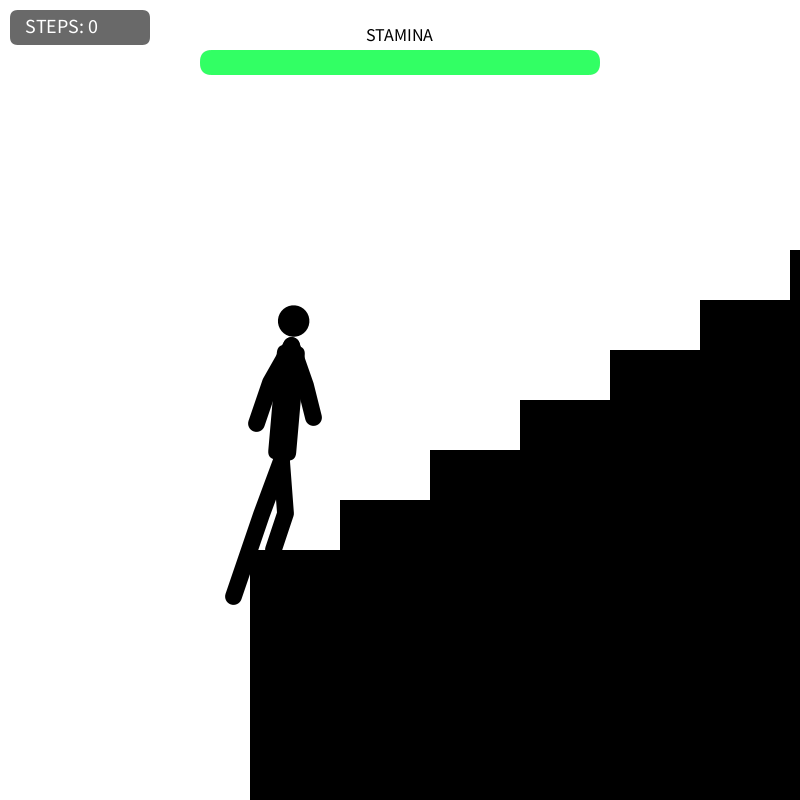
Frame 1 (no input)
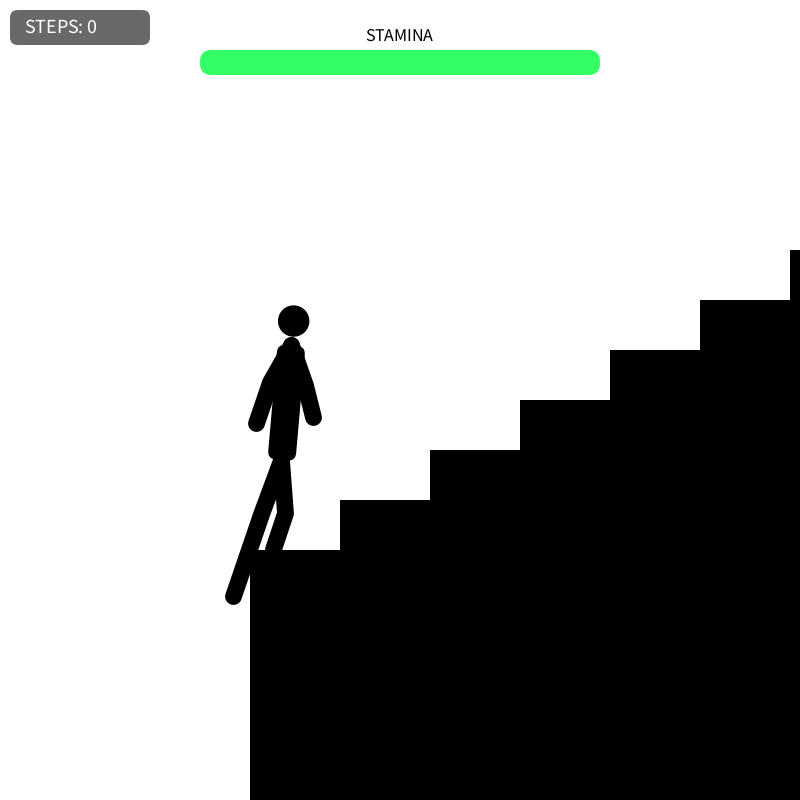
Frame 60 (the mouse pressed at the canvas centre just before this capture)
Frame 120 (the mouse held since frame 60 and released just before this capture): identical to frame 60, image omitted

The Processing sketch that drew these frames (run headless with seeded random() and noise(); from frame 60 on, the mouse is pressed at the canvas centre):

// Processing sketch: sketch______________
// ── sketch______________.pde
// --- グローバル変数 ---
float stamina = 100;
float maxStamina = 100;
int stepCount = 0;
float walkCycle = 0; 

// --- 1. 階段の設定 ---
int numSteps = 20; 
float stepW = 90;  
float stepH = 50;  // 蹴上げを「1」とする
float[] stepsX = new float[numSteps];
float[] stepsY = new float[numSteps];

float offsetX, offsetY;

void setup() {
  size(800, 800); 
  for (int i = 0; i < numSteps; i++) {
    stepsX[i] = i * stepW; 
    stepsY[i] = height - (i * stepH);
  }
  strokeCap(ROUND);
  strokeJoin(ROUND);
}

void draw() {
  background(255); 
  
  // --- 2. 疑似触覚：スピードとスタミナ ---
  float staminaRatio = stamina / maxStamina;
  float fatigue = 1.0 - staminaRatio; // 疲労度 (0.0〜1.0)
  
  float currentWalkSpeed = 0.03 * pow(staminaRatio, 0.6); 
  
  if (keyPressed && keyCode == UP && stamina > 0.1) {
    walkCycle += currentWalkSpeed; 
    stamina = max(stamina - 0.15, 0); 
  } else {
    stamina = min(stamina + 0.3, maxStamina); 
  }
  
  if (stamina < 0.1) currentWalkSpeed = 0;

  // --- 3. 座標計算 ---
  int currentStepIndex = floor(walkCycle); 
  stepCount = currentStepIndex;
  float p = walkCycle - currentStepIndex; 

  float bodyCurve = pow(p, 2.5);
  float playerX = currentStepIndex * stepW + (bodyCurve * stepW);
  float playerY = height - (currentStepIndex * stepH) - (bodyCurve * stepH);
  
  offsetX = width / 2 - playerX - 150;
  offsetY = height / 2 - playerY + 150; 

  pushMatrix();
  translate(offsetX, offsetY); 

  for (int i = 0; i < numSteps * 20; i++) { 
    drawStep(i * stepW, height - (i * stepH));
  }

  // --- 5. 人間の描画（疲労演出を再調整） ---
  drawBalancedFatiguePictogram(playerX, playerY, staminaRatio, p, fatigue);
  
  popMatrix();

  drawUI();
}

void drawStep(float x, float y) {
  noStroke();
  fill(0); 
  rect(x, y, stepW + 1, stepH + 800); 
}

void drawBalancedFatiguePictogram(float x, float y, float ratio, float p, float f) {
  pushMatrix();
  
  // --- パラメーター（1:2:5 比率） ---
  float s = 0.7; 
  float legL = stepH * 2.0;    
  float totalH = stepH * 5.0;  
  float torsoH = totalH - legL; 
  
  float legStretch = 0.4; 
  float bodyXOffset = stepW * 0.35; 
  float bodyYOffset = -legL; 

  // --- 疲労演出の調整エリア ---
  
  // 1. 肩の呼吸：少しゆっくり、幅も小さく (以前の12から6へ)
  float breath = sin(frameCount * 0.15) * 6 * f; 
  
  // 2. 体の沈み込み：重力感はしっかり出す
  float slump = 10 + (f * 35 * s); 
  
  // 3. 全体の揺れ：重心のふらつき
  float wobble = cos(frameCount * 0.08) * 8 * f * s;
  
  translate(x + bodyXOffset + wobble, y + bodyYOffset + slump);
  
  float lean = radians(5); 
  rotate(lean);

  float hipX = 0, hipY = 0; 
  float shoulderX = 0, shoulderY = -(torsoH - 50 * s) + breath; 
  
  // 胴体
  noStroke();
  fill(0);
  float torsoW = 40 * s;
  rect(-torsoW/2, shoulderY, torsoW, abs(shoulderY), 12 * s); 
  
  // 頭
  ellipse(0, shoulderY - 35 * s + (f * 6 * s), 45 * s, 45 * s);

  stroke(0);
  strokeWeight(24 * s);
  noFill();

  boolean isLeftStep = (floor(walkCycle) % 2 == 0);
  
  // --- 足の連続計算 ---
  float anchorX = lerp(0, -stepW * legStretch, p);
  float anchorY = lerp(legL, legL + stepH, p) - slump;
  float anchorKneeX = anchorX + 12 * s;
  float anchorKneeY = lerp(hipY, anchorY, 0.5) + 12 * s;

  // 足の上がりの低下：一段登るのが「しんどい」と感じる重要なポイント
  float normalLift = -80 * s;
  float lift = normalLift * (0.2 + 0.8 * ratio) * sin(p * PI); 
  
  float swingX = lerp(-stepW * legStretch, stepW * legStretch, p);
  float swingY = lerp(legL + stepH, legL - stepH, p) + lift - slump;
  
  // 4. 膝の震え：発生タイミングを遅くし、震え幅も小さく (以前の8から3へ)
  float shakeRange = 3 * f * f; 
  float shake = (ratio < 0.15) ? random(-shakeRange, shakeRange) : 0;
  
  float swingKneeX = swingX + 30 * s * ratio + shake;
  float swingKneeY = lerp(hipY, swingY, 0.5) - 20 * s + (lift * 0.4) + shake;

  if (isLeftStep) {
    drawLimb(hipX, hipY, swingKneeX, swingKneeY, swingX, swingY); 
    drawLimb(hipX, hipY, anchorKneeX, anchorKneeY, anchorX, anchorY); 
  } else {
    drawLimb(hipX, hipY, anchorKneeX, anchorKneeY, anchorX, anchorY); 
    drawLimb(hipX, hipY, swingKneeX, swingKneeY, swingX, swingY); 
  }

  // --- 腕の計算（振りも少し控えめに） ---
  float armSwingRange = 40 * s * (0.4 + 0.6 * ratio);
  float armSwing = sin(p * PI + (isLeftStep ? 0 : PI)) * armSwingRange;
  float elbowY = shoulderY + 55 * s; 
  float handY = shoulderY + 100 * s;
  
  drawLimb(shoulderX, shoulderY, shoulderX + 25 * s + armSwing, elbowY, shoulderX + 40 * s + armSwing, handY);
  drawLimb(shoulderX, shoulderY, shoulderX - 25 * s - armSwing, elbowY, shoulderX - 40 * s - armSwing, handY + 15 * s);
  
  popMatrix();
}

void drawLimb(float x1, float y1, float kx, float ky, float x2, float y2) {
  beginShape();
  vertex(x1, y1);
  vertex(kx, ky);
  vertex(x2, y2);
  endShape();
}

void drawUI() {
  textAlign(LEFT, CENTER);
  noStroke();
  fill(0, 150);
  rect(10, 10, 140, 35, 8); 
  fill(255);
  textSize(20);
  text("STEPS: " + stepCount, 25, 26);

  float gaugeW = 400; 
  float gaugeH = 25;  
  float gaugeX = (width - gaugeW) / 2;
  float gaugeY = 50;

  textAlign(CENTER, BOTTOM);
  fill(0);
  textSize(18);
  text("STAMINA", width / 2, gaugeY - 5);

  fill(220);
  rect(gaugeX, gaugeY, gaugeW, gaugeH, 12);

  color exhaustedColor = color(255, 50, 50); 
  color freshColor = color(50, 255, 100);  
  fill(lerpColor(exhaustedColor, freshColor, stamina/100.0));
  
  float currentBarW = map(stamina, 0, 100, 0, gaugeW);
  rect(gaugeX, gaugeY, currentBarW, gaugeH, 12);
  
  if (stamina < 10 && frameCount % 30 < 15) {
    fill(255, 0, 0);
    textSize(28);
    textAlign(CENTER, TOP);
    text("EXHAUSTED!", width / 2, gaugeY + 40);
  }
}
